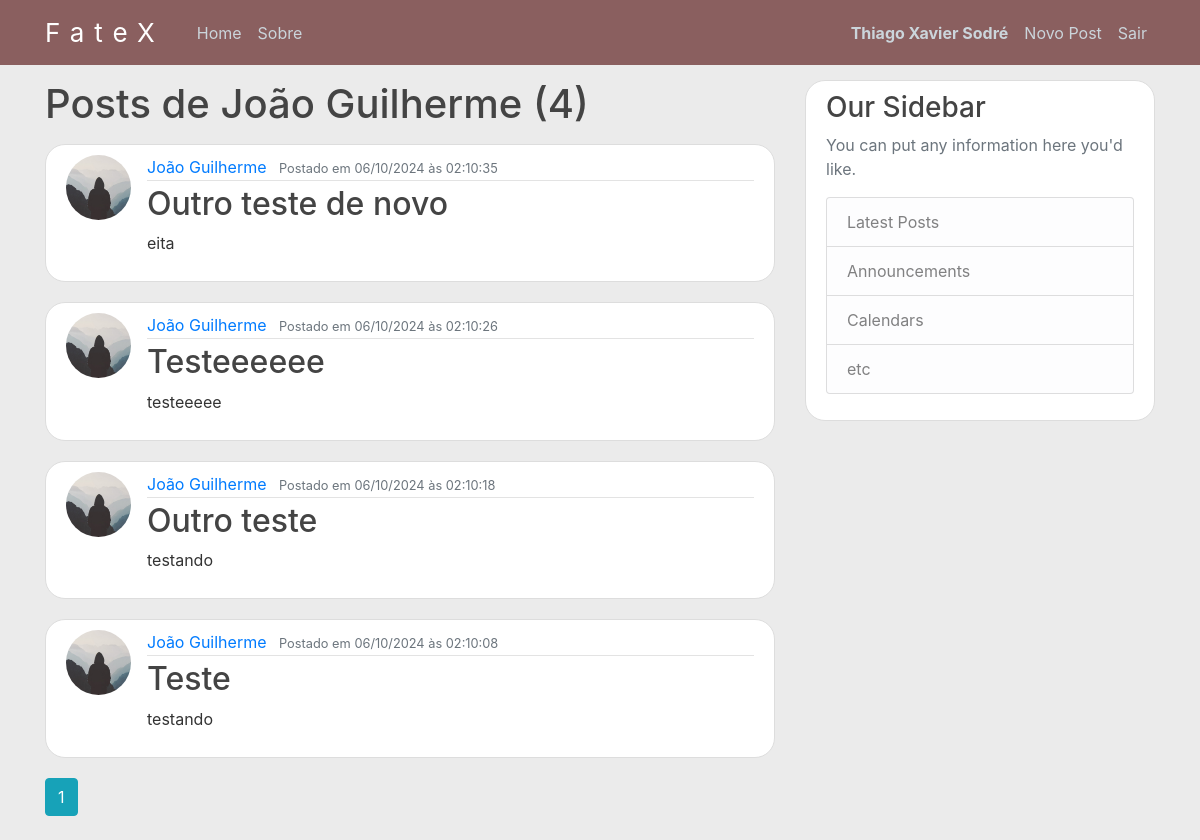
The page /user/João Guilherme (signed in) on the database its author committed.
### app/models.py (models this page shows, shortened)
class User(db.Model, UserMixin):
    id = db.Column(db.Integer, primary_key=True)
    username = db.Column(db.String(20), unique=True, nullable=False)
    email = db.Column(db.String(120), unique=True, nullable=False)
    image_file = db.Column(db.String(20), nullable=False, default='default.jpg')
    password = db.Column(db.String(60), nullable=False)
    posts = db.relationship('Post', backref='author', lazy=True)

class Post(db.Model):
    id = db.Column(db.Integer, primary_key=True)
    title = db.Column(db.String(100), nullable=False)
    date_posted = db.Column(db.DateTime, nullable=False, default = datetime.utcnow)
    content = db.Column(db.Text, nullable=False)
    user_id = db.Column(db.Integer, db.ForeignKey('user.id'), nullable=False)

### app/routes.py (the view)
@app.route("/user/<string:username>")
@login_required
def user_posts(username):
    page = request.args.get('page', 1, type=int)
    user = User.query.filter_by(username=username).first_or_404()
    posts = Post.query.filter_by(author=user)
    posts = posts.order_by(Post.date_posted.desc())
    posts = posts.paginate(page=page, per_page=5)
    return render_template('user_posts.html', posts = posts, user=user)

### app/models.py (called while the page is built)
@login_manager.user_loader
def load_user(user_id):
    return User.query.get(int(user_id))

### app/templates/user_posts.html
{%extends "layout.html"%}
{%block content%}
<h1 class="mb-3">Posts de {{user.username}} ({{posts.total}})</h1>
{%for post in posts.items%}
<article class="media content-section">
    <img class="rounded-circle article-img" src="{{url_for('static', filename='profile_pics/' + post.author.image_file)}}">
    <div class="media-body">
        <div class="article-metadata">
            <a class="mr-2" href="{{url_for('user_posts', username=post.author.username)}}">{{ post.author.username }}</a>
            <small class="text-muted">Postado em {{ post.date_posted.strftime('%d/%m/%Y às %H:%m:%S') }}</small>
        </div>
        <h2><a class="article-title" href="{{url_for('post', post_id=post.id)}}">{{ post.title }}</a></h2>
        <p class="article-content">{{ post.content }}</p>
    </div>
</article>
{%endfor%}
{%for page_num in posts.iter_pages(left_edge=1, right_edge=1, left_current=1, right_current=2)%}
    {% if page_num %}
        {% if posts.page == page_num %}
            <a class="btn btn-info mb-4" href="{{url_for('user_posts', username=user.username, page=page_num)}}">{{page_num}}</a>
        {% else %}
            <a class="btn btn-outline-info mb-4" href="{{url_for('user_posts', username=user.username, page=page_num)}}">{{page_num}}</a>
        {% endif %}
    {% else %}
        ...
    {% endif %}
{%endfor%}
{%endblock content%}

### app/templates/layout.html (shortened to what this page needs)
<!DOCTYPE html>
<html>
<head>
    <link rel="stylesheet" href="https://maxcdn.bootstrapcdn.com/bootstrap/4.0.0/css/bootstrap.min.css">
    <link rel="stylesheet" type="text/css" href="{{ url_for('static', filename='main.css') }}">
</head>
<body>
    <header class="site-header">
      <nav class="navbar navbar-expand-md navbar-dark bg-steel fixed-top">
        <div class="container">
          <a class="navbar-brand mr-4" href="/">FateX</a>
          <div class="collapse navbar-collapse" id="navbarToggle">
            <div class="navbar-nav mr-auto">
              <a class="nav-item nav-link" href="{{ url_for('home') }}">Home</a>
              <a class="nav-item nav-link" href="{{ url_for('about') }}">Sobre</a>
            </div>
            <div class="navbar-nav">
              {% if current_user.is_authenticated %}
                <strong><a class="nav-item nav-link" href="{{ url_for('account') }}">{{current_user.username}}</a></strong>
                <a class="nav-item nav-link" href="{{ url_for('new_post') }}">Novo Post</a>
                <a class="nav-item nav-link" href="{{ url_for('logout') }}">Sair</a>
              {% else %}
                <a class="nav-item nav-link" href="{{ url_for('login') }}">Entrar</a>
                <a class="nav-item nav-link" href="{{ url_for('register') }}">Cadastre-se</a>
              {% endif %}
            </div>
          </div>
        </div>
      </nav>
    </header>
    <main role="main" class="container">
      <div class="row">
        <div class="col-md-8">
          {% block content %}{% endblock %}
        </div>
        <div class="col-md-4">
          <div class="content-section">
            <h3>Our Sidebar</h3>
            <p class='text-muted'>You can put any information here you'd like.
              <ul class="list-group">
                <li class="list-group-item list-group-item-light">Latest Posts</li>
                <li class="list-group-item list-group-item-light">Announcements</li>
                <li class="list-group-item list-group-item-light">Calendars</li>
                <li class="list-group-item list-group-item-light">etc</li>
              </ul>
            </p>
          </div>
        </div>
      </div>
    </main>
</body>
</html>

### app/static/main.css (style rules this page uses)
body { background: #e6e6e6c7; color: #333333; margin-top: 5rem; }
h1, h2, h3, h4, h5, h6 { color: #444444; }
.bg-steel { background-color: #8a5f5f; }
.navbar-brand { font-size: 26px; letter-spacing: 10px; text-decoration: solid; }
.site-header .navbar-nav .nav-link { color: #cbd5db; }
.content-section { background: #ffffff; padding: 10px 20px; border: 1px solid #dddddd; border-radius: 20px; margin-bottom: 20px; }
.article-title { color: #444444; }
.article-content { white-space: pre-line; }
.article-img { height: 65px; width: 65px; margin-right: 16px; }
.article-metadata { padding-bottom: 1px; margin-bottom: 4px; border-bottom: 1px solid #e3e3e3 }

### rows shown on the page
User: username "Thiago Xavier Sodré"
User: username "João Guilherme"
Post: image_file (placeholder picture), author.username "João Guilherme", date_posted "06/10/2024 às 02:10:35", title "Outro teste de novo", content "eita"
Post: image_file (placeholder picture), author.username "João Guilherme", date_posted "06/10/2024 às 02:10:26", title "Testeeeeee", content "testeeeee"
Post: image_file (placeholder picture), author.username "João Guilherme", date_posted "06/10/2024 às 02:10:18", title "Outro teste", content "testando"
Post: image_file (placeholder picture), author.username "João Guilherme", date_posted "06/10/2024 às 02:10:08", title "Teste", content "testando"

### other values the page prints
{{ posts.total }} "4"
{{ page_num }} "1"
